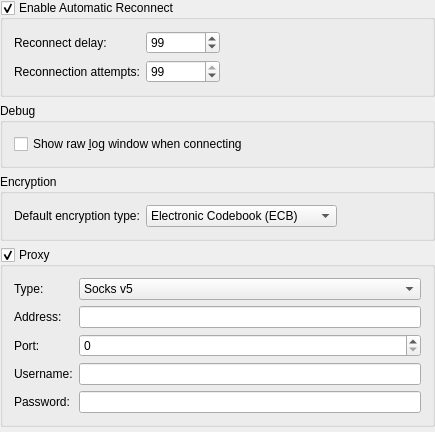
<?xml version="1.0" encoding="UTF-8"?>
<ui version="4.0">
 <author>Copyright (C) 2005 Peter Simonsson</author>
 <comment>This program is free software; you can redistribute it and/or modify
it under the terms of the GNU General Public License as published by
the Free Software Foundation; either version 2 of the License, or
(at your option) any later version.
</comment>
 <class>ConnectionBehavior_Config</class>
 <widget class="QWidget" name="ConnectionBehavior_Config">
  <property name="geometry">
   <rect>
    <x>0</x>
    <y>0</y>
    <width>435</width>
    <height>432</height>
   </rect>
  </property>
  <layout class="QVBoxLayout" name="verticalLayout">
   <property name="margin">
    <number>0</number>
   </property>
   <item>
    <widget class="QGroupBox" name="kcfg_AutoReconnect">
     <property name="title">
      <string>Enable Automatic Reconnect</string>
     </property>
     <property name="checkable">
      <bool>true</bool>
     </property>
     <layout class="QGridLayout">
      <item row="0" column="0">
       <widget class="QLabel" name="reconnectDelayLabel">
        <property name="text">
         <string>Reconnect delay:</string>
        </property>
        <property name="wordWrap">
         <bool>false</bool>
        </property>
        <property name="buddy">
         <cstring>kcfg_ReconnectDelay</cstring>
        </property>
       </widget>
      </item>
      <item row="0" column="2">
       <spacer name="spacer53">
        <property name="orientation">
         <enum>Qt::Horizontal</enum>
        </property>
        <property name="sizeType">
         <enum>QSizePolicy::Expanding</enum>
        </property>
        <property name="sizeHint" stdset="0">
         <size>
          <width>278</width>
          <height>20</height>
         </size>
        </property>
       </spacer>
      </item>
      <item row="1" column="0">
       <widget class="QLabel" name="textLabel1">
        <property name="text">
         <string>Reconnection attempts:</string>
        </property>
        <property name="wordWrap">
         <bool>false</bool>
        </property>
       </widget>
      </item>
      <item row="0" column="1">
       <widget class="QSpinBox" name="kcfg_ReconnectDelay">
        <property name="value">
         <number>120</number>
        </property>
        <property name="minimum">
         <number>1</number>
        </property>
        <property name="maximum">
         <number>9999</number>
        </property>
       </widget>
      </item>
      <item row="1" column="1">
       <widget class="QSpinBox" name="kcfg_ReconnectCount">
        <property name="value">
         <number>100</number>
        </property>
        <property name="minimum">
         <number>0</number>
        </property>
        <property name="specialValueText">
         <string>Unlimited</string>
        </property>
       </widget>
      </item>
      <item row="1" column="2">
       <spacer name="spacer53_3">
        <property name="orientation">
         <enum>Qt::Horizontal</enum>
        </property>
        <property name="sizeType">
         <enum>QSizePolicy::Expanding</enum>
        </property>
        <property name="sizeHint" stdset="0">
         <size>
          <width>280</width>
          <height>20</height>
         </size>
        </property>
       </spacer>
      </item>
     </layout>
    </widget>
   </item>
   <item>
    <widget class="QGroupBox" name="debugGBox">
     <property name="title">
      <string>Debug</string>
     </property>
     <layout class="QGridLayout">
      <item row="0" column="0">
       <widget class="QCheckBox" name="kcfg_RawLog">
        <property name="text">
         <string>Show raw &amp;log window when connecting</string>
        </property>
       </widget>
      </item>
     </layout>
    </widget>
   </item>
   <item>
    <widget class="QGroupBox" name="encryptionGBox">
     <property name="title">
      <string>Encryption</string>
     </property>
     <layout class="QGridLayout" name="encryptionLayout">
      <item row="0" column="0">
       <widget class="QLabel" name="label">
        <property name="text">
         <string>Default encryption type:</string>
        </property>
       </widget>
      </item>
      <item row="0" column="1">
       <widget class="KComboBox" name="kcfg_EncryptionType">
        <property name="whatsThis">
         <string>ECB or Electronic Codebook mode is supported by many encryption clients like FiSH and Mircryption however it is generally considered to be insecure.

CBC or Cipher Block Chaining mode is not supported by FiSH but is supported by Mircryption. If you are going to use key exchange it is best to first find out if your peer has a client that can use CBC otherwise you will be able to see what they are saying, but they will not be able to read what you are saying.</string>
        </property>
        <item>
         <property name="text">
          <string>Electronic Codebook (ECB)</string>
         </property>
        </item>
        <item>
         <property name="text">
          <string>Cipher-Block Chaining (CBC)</string>
         </property>
        </item>
       </widget>
      </item>
      <item row="0" column="2">
       <spacer name="horizontalSpacer">
        <property name="orientation">
         <enum>Qt::Horizontal</enum>
        </property>
        <property name="sizeHint" stdset="0">
         <size>
          <width>40</width>
          <height>20</height>
         </size>
        </property>
       </spacer>
      </item>
     </layout>
    </widget>
   </item>
   <item>
    <widget class="QGroupBox" name="kcfg_ProxyEnabled">
     <property name="title">
      <string>Proxy</string>
     </property>
     <property name="checkable">
      <bool>true</bool>
     </property>
     <property name="checked">
      <bool>true</bool>
     </property>
     <layout class="QFormLayout" name="proxyLayout">
      <item row="0" column="0">
       <widget class="QLabel" name="typeLabel">
        <property name="text">
         <string>Type:</string>
        </property>
       </widget>
      </item>
      <item row="0" column="1">
       <widget class="KComboBox" name="kcfg_ProxyType">
        <property name="sizeAdjustPolicy">
         <enum>QComboBox::AdjustToContents</enum>
        </property>
        <item>
         <property name="text">
          <string>Socks v5</string>
         </property>
        </item>
        <item>
         <property name="text">
          <string>HTTP</string>
         </property>
        </item>
       </widget>
      </item>
      <item row="1" column="0">
       <widget class="QLabel" name="addressLabel">
        <property name="text">
         <string>Address:</string>
        </property>
       </widget>
      </item>
      <item row="1" column="1">
       <widget class="KLineEdit" name="kcfg_ProxyAddress">
        <property name="enabled">
         <bool>true</bool>
        </property>
       </widget>
      </item>
      <item row="2" column="0">
       <widget class="QLabel" name="portLabel">
        <property name="text">
         <string>Port:</string>
        </property>
       </widget>
      </item>
      <item row="2" column="1">
       <widget class="QSpinBox" name="kcfg_ProxyPort">
        <property name="enabled">
         <bool>true</bool>
        </property>
       </widget>
      </item>
      <item row="3" column="0">
       <widget class="QLabel" name="usernameLabel">
        <property name="text">
         <string>Username:</string>
        </property>
       </widget>
      </item>
      <item row="3" column="1">
       <widget class="KLineEdit" name="kcfg_ProxyUsername">
        <property name="enabled">
         <bool>true</bool>
        </property>
       </widget>
      </item>
      <item row="4" column="0">
       <widget class="QLabel" name="passwordLabel">
        <property name="text">
         <string>Password:</string>
        </property>
       </widget>
      </item>
      <item row="4" column="1">
       <widget class="KLineEdit" name="m_ProxyPassword">
        <property name="enabled">
         <bool>true</bool>
        </property>
        <property name="echoMode">
         <enum>QLineEdit::Password</enum>
        </property>
        <property name="urlDropsEnabled">
         <bool>false</bool>
        </property>
       </widget>
      </item>
     </layout>
    </widget>
   </item>
   <item>
    <spacer name="verticalSpacer">
     <property name="orientation">
      <enum>Qt::Vertical</enum>
     </property>
     <property name="sizeHint" stdset="0">
      <size>
       <width>20</width>
       <height>40</height>
      </size>
     </property>
    </spacer>
   </item>
  </layout>
 </widget>
 <layoutdefault spacing="6" margin="11"/>
 <layoutfunction spacing="KDialog::spacingHint" margin="KDialog::marginHint"/>
 <customwidgets>
  <customwidget>
   <class>KLineEdit</class>
   <extends>QLineEdit</extends>
   <header>klineedit.h</header>
  </customwidget>
  <customwidget>
   <class>KComboBox</class>
   <extends>QComboBox</extends>
   <header>kcombobox.h</header>
  </customwidget>
 </customwidgets>
 <tabstops>
  <tabstop>kcfg_AutoReconnect</tabstop>
  <tabstop>kcfg_ReconnectDelay</tabstop>
  <tabstop>kcfg_ReconnectCount</tabstop>
  <tabstop>kcfg_RawLog</tabstop>
 </tabstops>
 <includes>
  <include location="local">kdialog.h</include><!-- KF5 port: KDialog hack -->
  <include location="local">knuminput.h</include>
 </includes>
 <resources/>
 <connections/>
</ui>
